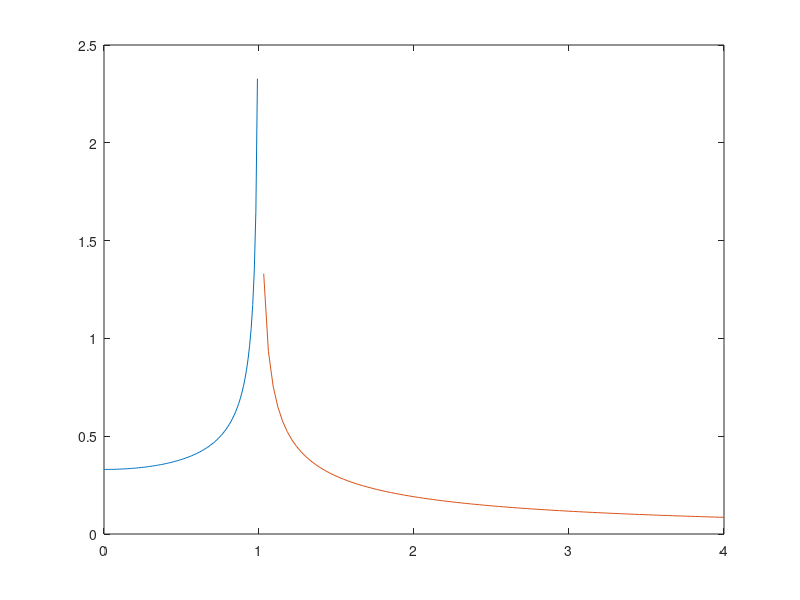

Write the MATLAB code that produced this figure.
clear
clc
close all


x = linspace(0,1);
x2 = linspace(1,4);

Cd = 0.33./sqrt(1-x.^2);
Cd2 = 0.33./sqrt(x2.^2-1);

figure
plot(x, Cd)
hold
plot(x2, Cd2)
